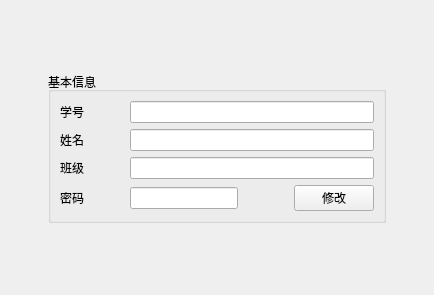
<?xml version="1.0" encoding="UTF-8"?>
<ui version="4.0">
 <class>StudentWindow</class>
 <widget class="QMainWindow" name="StudentWindow">
  <property name="geometry">
   <rect>
    <x>0</x>
    <y>0</y>
    <width>434</width>
    <height>295</height>
   </rect>
  </property>
  <property name="windowTitle">
   <string>MainWindow</string>
  </property>
  <property name="windowIcon">
   <iconset resource="rsc.qrc">
    <normaloff>:/icon/rsc/icon/logo.png</normaloff>:/icon/rsc/icon/logo.png</iconset>
  </property>
  <widget class="QWidget" name="centralwidget">
   <layout class="QHBoxLayout" name="horizontalLayout_8">
    <item>
     <layout class="QHBoxLayout" name="horizontalLayout_7">
      <item>
       <spacer name="horizontalSpacer_7">
        <property name="orientation">
         <enum>Qt::Horizontal</enum>
        </property>
        <property name="sizeHint" stdset="0">
         <size>
          <width>40</width>
          <height>20</height>
         </size>
        </property>
       </spacer>
      </item>
      <item>
       <layout class="QVBoxLayout" name="verticalLayout_2">
        <item>
         <spacer name="verticalSpacer">
          <property name="orientation">
           <enum>Qt::Vertical</enum>
          </property>
          <property name="sizeHint" stdset="0">
           <size>
            <width>20</width>
            <height>40</height>
           </size>
          </property>
         </spacer>
        </item>
        <item>
         <layout class="QHBoxLayout" name="horizontalLayout_6">
          <item>
           <widget class="QGroupBox" name="groupBox">
            <property name="title">
             <string>基本信息</string>
            </property>
            <layout class="QVBoxLayout" name="verticalLayout">
             <item>
              <layout class="QHBoxLayout" name="horizontalLayout_4">
               <item>
                <widget class="QLabel" name="label">
                 <property name="text">
                  <string>学号</string>
                 </property>
                </widget>
               </item>
               <item>
                <spacer name="horizontalSpacer_2">
                 <property name="orientation">
                  <enum>Qt::Horizontal</enum>
                 </property>
                 <property name="sizeType">
                  <enum>QSizePolicy::Minimum</enum>
                 </property>
                 <property name="sizeHint" stdset="0">
                  <size>
                   <width>40</width>
                   <height>20</height>
                  </size>
                 </property>
                </spacer>
               </item>
               <item>
                <widget class="QLineEdit" name="editId"/>
               </item>
              </layout>
             </item>
             <item>
              <layout class="QHBoxLayout" name="horizontalLayout_3">
               <item>
                <widget class="QLabel" name="label_2">
                 <property name="text">
                  <string>姓名</string>
                 </property>
                </widget>
               </item>
               <item>
                <spacer name="horizontalSpacer_3">
                 <property name="orientation">
                  <enum>Qt::Horizontal</enum>
                 </property>
                 <property name="sizeType">
                  <enum>QSizePolicy::Minimum</enum>
                 </property>
                 <property name="sizeHint" stdset="0">
                  <size>
                   <width>40</width>
                   <height>20</height>
                  </size>
                 </property>
                </spacer>
               </item>
               <item>
                <widget class="QLineEdit" name="editName"/>
               </item>
              </layout>
             </item>
             <item>
              <layout class="QHBoxLayout" name="horizontalLayout">
               <item>
                <widget class="QLabel" name="label_3">
                 <property name="text">
                  <string>班级</string>
                 </property>
                </widget>
               </item>
               <item>
                <spacer name="horizontalSpacer_4">
                 <property name="orientation">
                  <enum>Qt::Horizontal</enum>
                 </property>
                 <property name="sizeType">
                  <enum>QSizePolicy::Minimum</enum>
                 </property>
                 <property name="sizeHint" stdset="0">
                  <size>
                   <width>40</width>
                   <height>20</height>
                  </size>
                 </property>
                </spacer>
               </item>
               <item>
                <widget class="QLineEdit" name="editClass"/>
               </item>
              </layout>
             </item>
             <item>
              <layout class="QHBoxLayout" name="horizontalLayout_5">
               <item>
                <widget class="QLabel" name="label_4">
                 <property name="text">
                  <string>密码</string>
                 </property>
                </widget>
               </item>
               <item>
                <spacer name="horizontalSpacer_5">
                 <property name="orientation">
                  <enum>Qt::Horizontal</enum>
                 </property>
                 <property name="sizeType">
                  <enum>QSizePolicy::Minimum</enum>
                 </property>
                 <property name="sizeHint" stdset="0">
                  <size>
                   <width>40</width>
                   <height>20</height>
                  </size>
                 </property>
                </spacer>
               </item>
               <item>
                <layout class="QHBoxLayout" name="horizontalLayout_2">
                 <item>
                  <widget class="QLineEdit" name="editPassword"/>
                 </item>
                 <item>
                  <spacer name="horizontalSpacer">
                   <property name="orientation">
                    <enum>Qt::Horizontal</enum>
                   </property>
                   <property name="sizeType">
                    <enum>QSizePolicy::Fixed</enum>
                   </property>
                   <property name="sizeHint" stdset="0">
                    <size>
                     <width>50</width>
                     <height>20</height>
                    </size>
                   </property>
                  </spacer>
                 </item>
                 <item>
                  <widget class="QPushButton" name="btnChange">
                   <property name="text">
                    <string>修改</string>
                   </property>
                  </widget>
                 </item>
                </layout>
               </item>
              </layout>
             </item>
            </layout>
           </widget>
          </item>
         </layout>
        </item>
        <item>
         <spacer name="verticalSpacer_2">
          <property name="orientation">
           <enum>Qt::Vertical</enum>
          </property>
          <property name="sizeHint" stdset="0">
           <size>
            <width>20</width>
            <height>40</height>
           </size>
          </property>
         </spacer>
        </item>
       </layout>
      </item>
      <item>
       <spacer name="horizontalSpacer_6">
        <property name="orientation">
         <enum>Qt::Horizontal</enum>
        </property>
        <property name="sizeHint" stdset="0">
         <size>
          <width>40</width>
          <height>20</height>
         </size>
        </property>
       </spacer>
      </item>
     </layout>
    </item>
   </layout>
  </widget>
 </widget>
 <resources>
  <include location="rsc.qrc"/>
 </resources>
 <connections/>
</ui>
